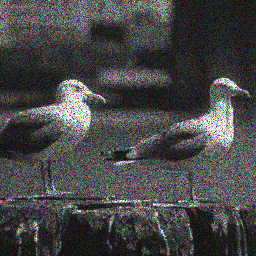
#> input picture speckle_noised_images/birds.png, 256 x 256 px; its folder holds only this picture in this run
$ python measure.py
#> lines starting #> are read from the running program, lines starting #| are printed output that depends on the picture
import os
from PIL import Image
import numpy as np
from skimage.metrics import structural_similarity as ssim
from skimage.metrics import peak_signal_noise_ratio as psnr
import matplotlib.pyplot as plt
from skimage.restoration import denoise_wavelet
from scipy import ndimage
from skimage.restoration import denoise_bilateral

def apply_bilateral_filter(image_array):
    return denoise_bilateral(image_array,
                           sigma_color=0.1,
                           sigma_spatial=15,
                           channel_axis=-1 if len(image_array.shape) > 2 else None)

def apply_wavelet_filter(image_array):
    return denoise_wavelet(image_array,
                          channel_axis=-1 if len(image_array.shape) > 2 else None,
                          convert2ycbcr=True if len(image_array.shape) > 2 else False,
                          method='BayesShrink',
                          mode='soft',
                          rescale_sigma=True)

def process_and_save_images(input_folder, noise_type, output_root):
#> called with input_folder = 'speckle_noised_images', noise_type = 'speckle', output_root = '.'
    bilateral_output = os.path.join(output_root, f'bilateral_denoised_{noise_type}')
    wavelet_output = os.path.join(output_root, f'wavelet_denoised_{noise_type}')

    os.makedirs(bilateral_output, exist_ok=True)
    os.makedirs(wavelet_output, exist_ok=True)

    processed_pairs = []

    for img_name in os.listdir(input_folder):
        if img_name.lower().endswith(('.png', '.jpg', '.jpeg')):
            print(f"Processing {img_name} from {noise_type}...")

            img_path = os.path.join(input_folder, img_name)
            original = Image.open(img_path)
#> original is the input picture: PIL image 256x256 RGB; mean R, G, B 69.9, 69.6, 69.9

            img_array = np.array(original).astype(float) / 255.0
            bilateral_result = apply_bilateral_filter(img_array)
#> in apply_bilateral_filter, `return denoise_bilateral(image_array, sigma_color=0.1, sigma_spatial=1..`:
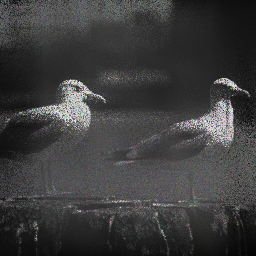
#> returned value: shape (256, 256, 3) float64; mean of channels 0, 1, 2 0.241, 0.24, 0.241; drawn as R, G, B
            wavelet_result = apply_wavelet_filter(img_array)
#> in apply_wavelet_filter, `return denoise_wavelet(image_array, channel_axis=-1 if len(image_array..`:
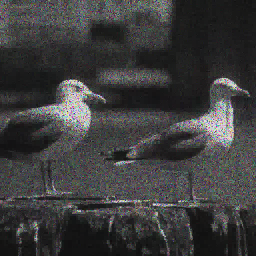
#> returned value: shape (256, 256, 3) float64; mean of channels 0, 1, 2 0.274, 0.273, 0.274; drawn with min black and max white

            bilateral_result = (bilateral_result * 255).astype(np.uint8)
            wavelet_result = (wavelet_result * 255).astype(np.uint8)
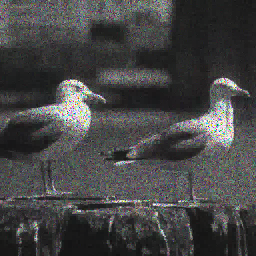
#> wavelet_result: shape (256, 256, 3); mean R, G, B 69.2, 69.1, 69.1

            Image.fromarray(bilateral_result).save(os.path.join(bilateral_output, img_name))
            Image.fromarray(wavelet_result).save(os.path.join(wavelet_output, img_name))


            orig_array = np.array(original)
            processed_pairs.append({
                'name': img_name,
                'original': orig_array,
                'bilateral': bilateral_result,
                'wavelet': wavelet_result
            })


    return processed_pairs

def calculate_metrics(processed_pairs, noise_type):
    results = {
        f'bilateral_{noise_type}': {'psnr': [], 'ssim': [], 'names': []},
        f'wavelet_{noise_type}': {'psnr': [], 'ssim': [], 'names': []}
    }

    for pair in processed_pairs:
        original = pair['original']

        bilateral_psnr = psnr(original, pair['bilateral'])
        bilateral_ssim = ssim(original, pair['bilateral'], channel_axis=2)

        wavelet_psnr = psnr(original, pair['wavelet'])
        wavelet_ssim = ssim(original, pair['wavelet'], channel_axis=2)

        results[f'bilateral_{noise_type}']['psnr'].append(bilateral_psnr)
        results[f'bilateral_{noise_type}']['ssim'].append(bilateral_ssim)
        results[f'bilateral_{noise_type}']['names'].append(pair['name'])

        results[f'wavelet_{noise_type}']['psnr'].append(wavelet_psnr)
        results[f'wavelet_{noise_type}']['ssim'].append(wavelet_ssim)
        results[f'wavelet_{noise_type}']['names'].append(pair['name'])

        print(f"\nMetrics for {pair['name']} ({noise_type}):")
        print(f"Bilateral - PSNR: {bilateral_psnr:.2f} dB, SSIM: {bilateral_ssim:.4f}")
        print(f"Wavelet   - PSNR: {wavelet_psnr:.2f} dB, SSIM: {wavelet_ssim:.4f}")

    return results
if __name__ == "__main__":
    # Define paths
    noise_folders = {
        'speckle': 'speckle_noised_images',
        'snp_speckle': 'snp_speckle_noised_images',
        'salt_pepper': 'salt_pepper_noised_images',
        'gaussian': 'g_noised_images'
    }
    output_root = "."

    all_results = {}

    for noise_type, folder in noise_folders.items():
        print(f"\nProcessing {noise_type} noise images...")
        processed_pairs = process_and_save_images(folder, noise_type, output_root)
#> processed_pairs = 1 item
        results = calculate_metrics(processed_pairs, noise_type)
#> the loop in calculate_metrics, `for pair in processed_pairs:` made 1 pass
#> (bilateral_psnr, bilateral_ssim, wavelet_psnr, wavelet_ssim) on pass 1: (18.94, 0.471, 22.58, 0.662)
#| Metrics for birds.png (speckle):
#| Bilateral - PSNR: 18.94 dB, SSIM: 0.4708
#| Wavelet   - PSNR: 22.58 dB, SSIM: 0.6624
#> results = 2 items
#> (the run stopped early here; a loop or call above may not have finished)
